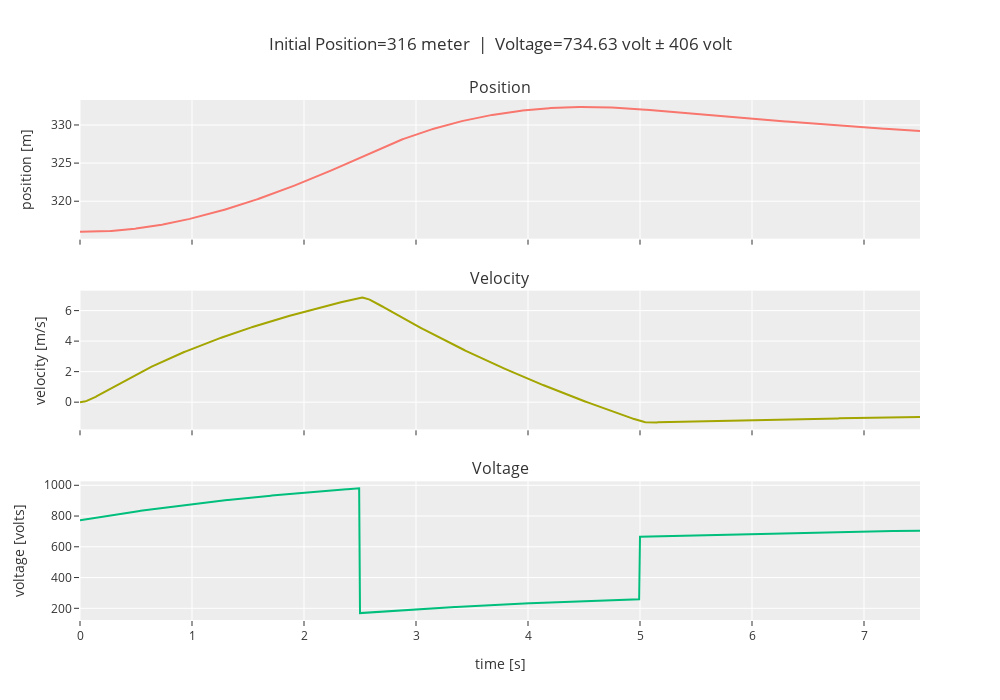

The notebook cell saved with this chart:
### Code cell
nonlinear_analysis(x, doublet_magnitude=v)

### Figure 1 — Plotly figure (JSON) as saved in the notebook; plotly's stock layout.template omitted (floating-point values rounded to 4 significant figures; data arrays with more than 128 entries replaced by an {"elided": "..."} marker saying what was removed)
{"data": [{"type": "scatter", "x": {"elided": "752 float values"}, "xaxis": "x", "y": {"elided": "752 float values"}, "yaxis": "y"}, {"type": "scatter", "x": {"elided": "752 float values"}, "xaxis": "x2", "y": {"elided": "752 float values"}, "yaxis": "y2"}, {"type": "scatter", "x": {"elided": "1000 float values"}, "xaxis": "x3", "y": {"elided": "1000 float values"}, "yaxis": "y3"}], "layout": {"annotations": [{"font": {"size": 16}, "showarrow": false, "text": "Position", "x": 0.5, "xanchor": "center", "xref": "paper", "y": 1, "yanchor": "bottom", "yref": "paper"}, {"font": {"size": 16}, "showarrow": false, "text": "Velocity", "x": 0.5, "xanchor": "center", "xref": "paper", "y": 0.6333, "yanchor": "bottom", "yref": "paper"}, {"font": {"size": 16}, "showarrow": false, "text": "Voltage", "x": 0.5, "xanchor": "center", "xref": "paper", "y": 0.2667, "yanchor": "bottom", "yref": "paper"}], "height": 700, "showlegend": false, "title": {"text": "Initial Position=316 meter  |  Voltage=734.63 volt ± 406 volt"}, "width": 1000, "xaxis": {"anchor": "y", "domain": [0, 1], "matches": "x3", "showticklabels": false}, "xaxis2": {"anchor": "y2", "domain": [0, 1], "matches": "x3", "showticklabels": false}, "xaxis3": {"anchor": "y3", "domain": [0, 1], "title": {"text": "time [s]"}}, "yaxis": {"anchor": "x", "domain": [0.7333, 1], "title": {"text": "position [m]"}}, "yaxis2": {"anchor": "x2", "domain": [0.3667, 0.6333], "title": {"text": "velocity [m/s]"}}, "yaxis3": {"anchor": "x3", "domain": [0, 0.2667], "title": {"text": "voltage [volts]"}}}}
